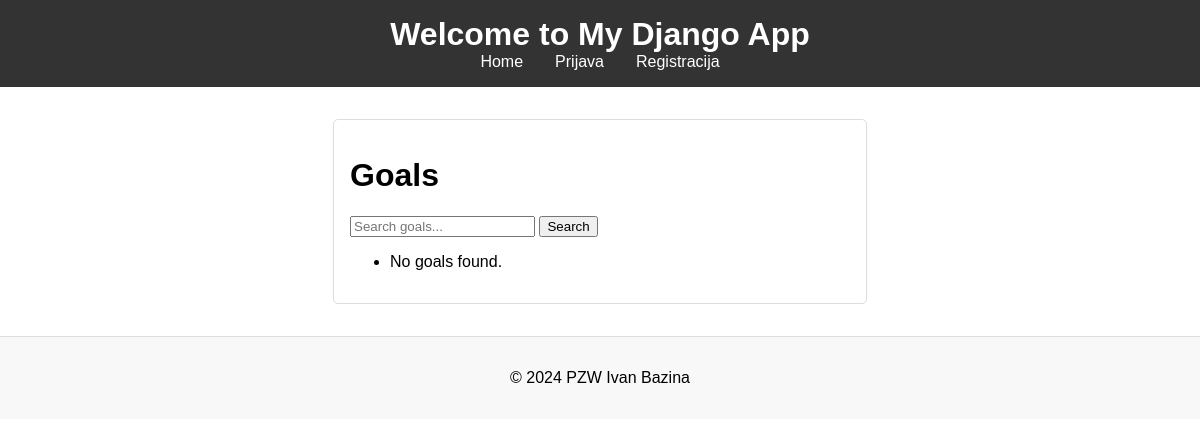
/goals/, run on an earlier commit of the app's database.
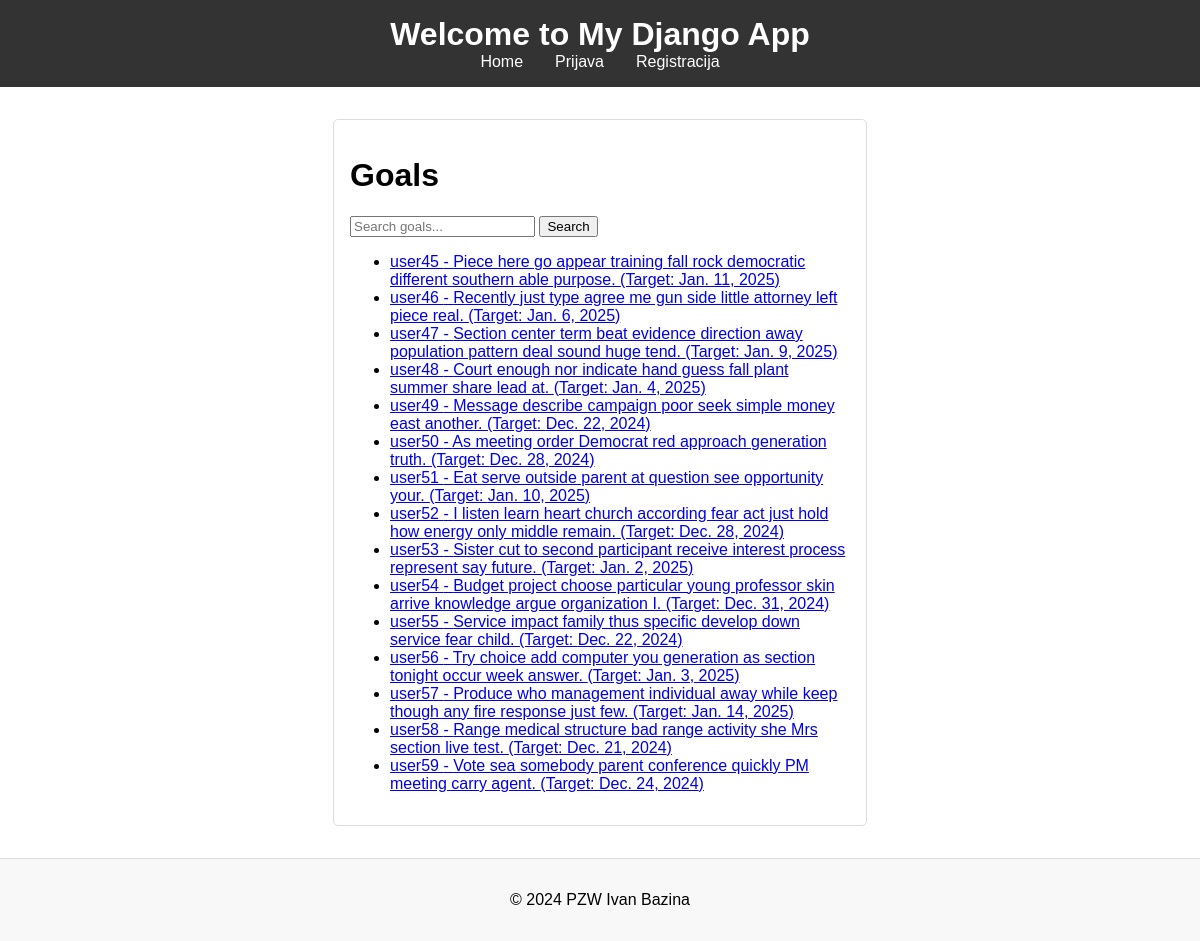
And on a later commit of the database.
### main/models.py (models this page shows, shortened)
class Goal(models.Model):
    user = models.ForeignKey(User, on_delete=models.CASCADE)
    description = models.CharField(max_length=255)
    target_date = models.DateField()
    achieved = models.BooleanField(default=False)

### main/views.py (the view)
# urls.py: path('goals/', GoalListView.as_view(), name='goal-list'),
class GoalListView(BaseSearchListView):
    model = Goal
    template_name = 'goals/goal_list.html'
    context_object_name = 'goals'
    search_fields = ['user__username', 'description']

### main/views.py (called while the page is built)
    def get_queryset(self):
        query = self.request.GET.get('q')
        queryset = super().get_queryset()
        if query and self.search_fields:
            q_objects = Q()
            for field in self.search_fields:
                q_objects |= Q(**{f"{field}__icontains": query})
            return queryset.filter(q_objects)
        return queryset

### main/templates/goals/goal_list.html
{% extends "base_generic.html" %}
{% block content %}
<h1>Goals</h1>
<form method="get">
    <input type="text" name="q" placeholder="Search goals..." value="{{ request.GET.q }}">
    <button type="submit">Search</button>
</form>
<ul>
{% for goal in goals %}
    <li>
        <a href="{% url 'goal-detail' goal.pk %}">
            {{ goal.user.username }} - {{ goal.description }} (Target: {{ goal.target_date }})
        </a>
    </li>
{% empty %}
    <li>No goals found.</li>
{% endfor %}
</ul>
{% endblock %}

### main/templates/base_generic.html (shortened to what this page needs)
<!DOCTYPE html>
<html lang="en">
<head>
    {% load static %}
    <link rel="stylesheet" type="text/css" href="{% static 'css/styles.css' %}">
</head>
<body>
    <header>
        <h1>Welcome to My Django App</h1>
        <nav>
            <ul>
                <li><a href="{% url 'home' %}">Home</a></li>
                {% if user.is_authenticated %}
                    <form method="POST" action="{% url 'logout' %}">
                        {% csrf_token %}
                        <button type="submit">Odjava</button>
                    </form>
                {% else %}
                    <li><a href="{% url 'login' %}">Prijava</a></li>
                    <li><a href="{% url 'register' %}">Registracija</a></li>
                {% endif %}
            </ul>
        </nav>
    </header>
    <main>
        {% block content %}
        {% endblock %}
    </main>
    <footer>
        <p>&copy; 2024 PZW Ivan Bazina</p>
    </footer>
</body>
</html>

### main/static/css/styles.css (style rules this page uses)
body { font-family: Arial, sans-serif; margin: 0; padding: 0; }
header { background-color: #333; color: white; padding: 1rem; text-align: center; }
header h1 { margin: 0; }
nav ul { list-style: none; margin: 0; padding: 0; display: flex; justify-content: center; }
nav ul li { margin: 0 1rem; }
nav ul li a { color: white; text-decoration: none; }
main { margin: 2rem auto; max-width: 500px; padding: 1rem; border: 1px solid #ddd; border-radius: 5px; }
footer { background-color: #f8f8f8; text-align: center; padding: 1rem 0; margin-top: 2rem; border-top: 1px solid #ddd; }

What changed in the data, as far as the page shows it:
added Goal: user.username "user45", description "Piece here go appear training fall rock democratic different southern able purpose.", target_date "Jan. 11, 2025"
added Goal: user.username "user46", description "Recently just type agree me gun side little attorney left piece real.", target_date "Jan. 6, 2025"
added Goal: user.username "user47", description "Section center term beat evidence direction away population pattern deal sound huge tend.", target_date "Jan. 9, 2025"
added Goal: user.username "user48", description "Court enough nor indicate hand guess fall plant summer share lead at.", target_date "Jan. 4, 2025"
added Goal: user.username "user49", description "Message describe campaign poor seek simple money east another.", target_date "Dec. 22, 2024"
added Goal: user.username "user50", description "As meeting order Democrat red approach generation truth.", target_date "Dec. 28, 2024"
added Goal: user.username "user51", description "Eat serve outside parent at question see opportunity your.", target_date "Jan. 10, 2025"
added Goal: user.username "user52", description "I listen learn heart church according fear act just hold how energy only middle remain.", target_date "Dec. 28, 2024"
added Goal: user.username "user53", description "Sister cut to second participant receive interest process represent say future.", target_date "Jan. 2, 2025"
added Goal: user.username "user54", description "Budget project choose particular young professor skin arrive knowledge argue organization I.", target_date "Dec. 31, 2024"
added Goal: user.username "user55", description "Service impact family thus specific develop down service fear child.", target_date "Dec. 22, 2024"
added Goal: user.username "user56", description "Try choice add computer you generation as section tonight occur week answer.", target_date "Jan. 3, 2025"
added Goal: user.username "user57", description "Produce who management individual away while keep though any fire response just few.", target_date "Jan. 14, 2025"
added Goal: user.username "user58", description "Range medical structure bad range activity she Mrs section live test.", target_date "Dec. 21, 2024"
added Goal: user.username "user59", description "Vote sea somebody parent conference quickly PM meeting carry agent.", target_date "Dec. 24, 2024"
Also different on the page:
text no longer shown: "No goals found."
